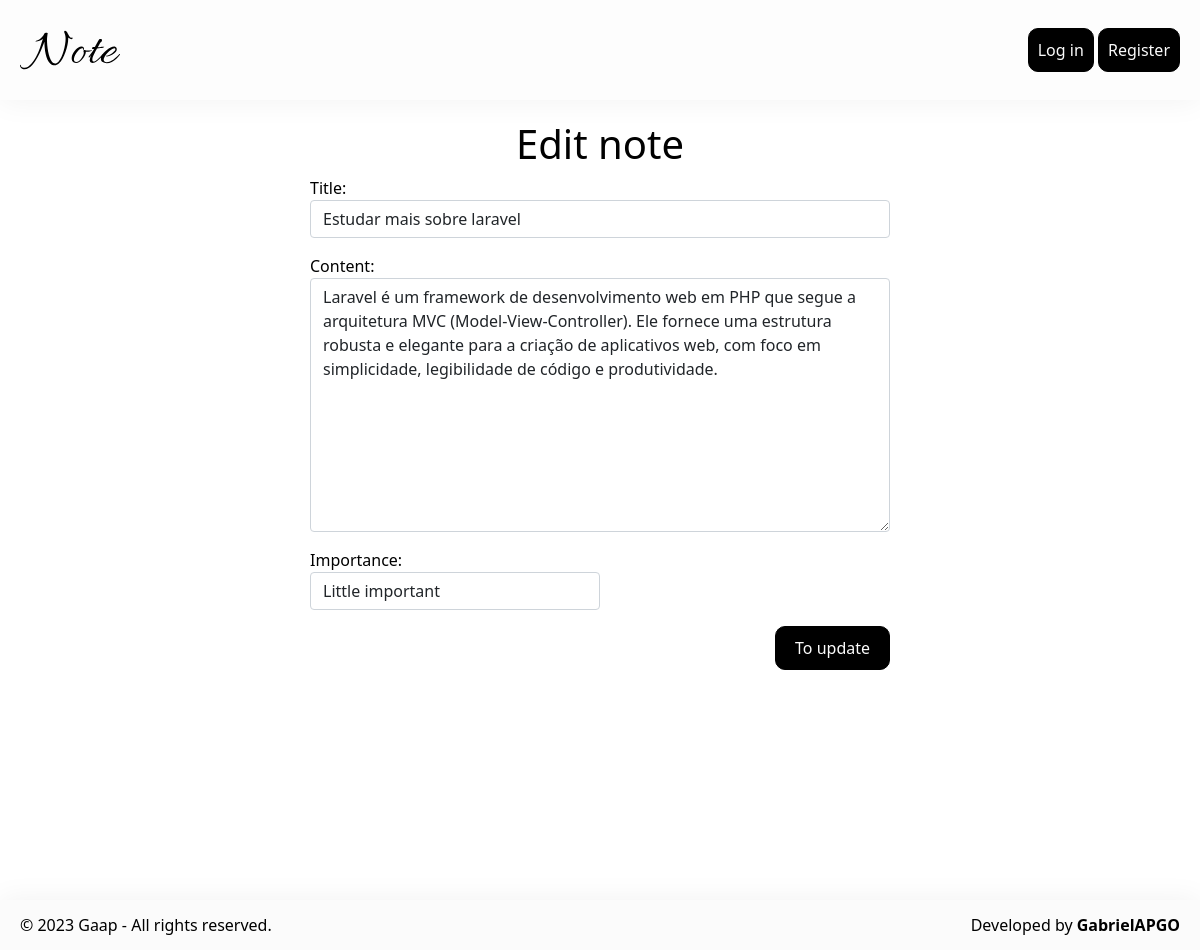
Screenshot of /note-update/19 with the database file from the repository.
### app/models.py (models this page shows, shortened)
class Notes(models.Model):
    title = models.CharField(max_length=100)
    content = models.TextField()
    importance = models.IntegerField()
    create_at = models.DateTimeField(auto_now_add=True)
    user = models.ForeignKey(User, on_delete=models.PROTECT)
    class Meta:
        verbose_name = 'Note'
        verbose_name_plural = 'Notes'
        ordering = ['id']

### app/views.py (the view)
# urls.py: path('note-update/<int:id>', views.note_update, name='note-update'),
def note_update(request, id):
    note = get_object_or_404(Notes, id=id)
    form = NotesForm(request.POST or None, request.FILES or None, instance=note)
    if form.is_valid():
        form.save()
        messages.success(request, 'The note has been successfully updated.')
        return HttpResponseRedirect(reverse('note', args=[note.id]))
    return render(request, 'note_update.html', {"form": form})

### app/forms.py
class NotesForm(forms.ModelForm):
    title = forms.CharField(widget=forms.TextInput(attrs={'style': 'width: 100%;', 'class': 'form-control'}))
    content = forms.CharField(widget=forms.Textarea(attrs={'style': 'width: 100%;', 'class': 'form-control'}))
    importance = forms.ChoiceField(widget=forms.Select(attrs={'style': 'width: 50%;', 'class': 'form-control'}), choices = (("0", "No"),("1", "Little important"),("2", "Important"),("3", "Very important"),))
    class Meta:
        model = Notes
        fields = ['title', 'content', 'importance']

### app/templates/note_update.html (shortened to what this page needs)
{% extends 'base.html' %}
{% block content %}
    {% load static %}
	<div>
		<div class="centralize">
			<h1>Edit note</h1>
		</div>
		<div class="col-md-6 offset-md-3">
			<form method="post" action="{% if request.method == 'POST' %}{% url 'new-note' %}{% endif %}" enctype="multipart/form-data">
				{{ form.as_p }}
				<div class="centralize" style="justify-content: right;">
                    <input style="padding: 9px 19px;" type="submit" class="btn-1" value="To update">
                </div>
			</form>
		</div>
	</div>
{% endblock %}

### app/static/app/css/style.css (style rules this page uses)
:root { --color-primary: #000; --color-secondary: #000; --background-primary: #fbfbfb; --background-secondary: #fbfbfb; }
* { color: #000; margin: 0; padding: 0; }
body { min-height: 100vh; position: relative; }
.centralize { display: flex; justify-content: center; align-items: center; }
.btn-1 { background: var(--color-primary); color: var(--background-primary); padding: 9px; border: 1px solid var(--color-primary); border-radius: 10px; display: inline-block; }

### rows the page displays
Notes: title "Estudar mais sobre laravel", content "Laravel é um framework de desenvolvimento web em PHP que segue a arquitetura MVC (Model-View-Controller). Ele fornece uma estrutura robusta e elegante para a criação de aplicativos web, com foco em simplicidade, legibilidade de código e produtividade.", importance "Little important"
